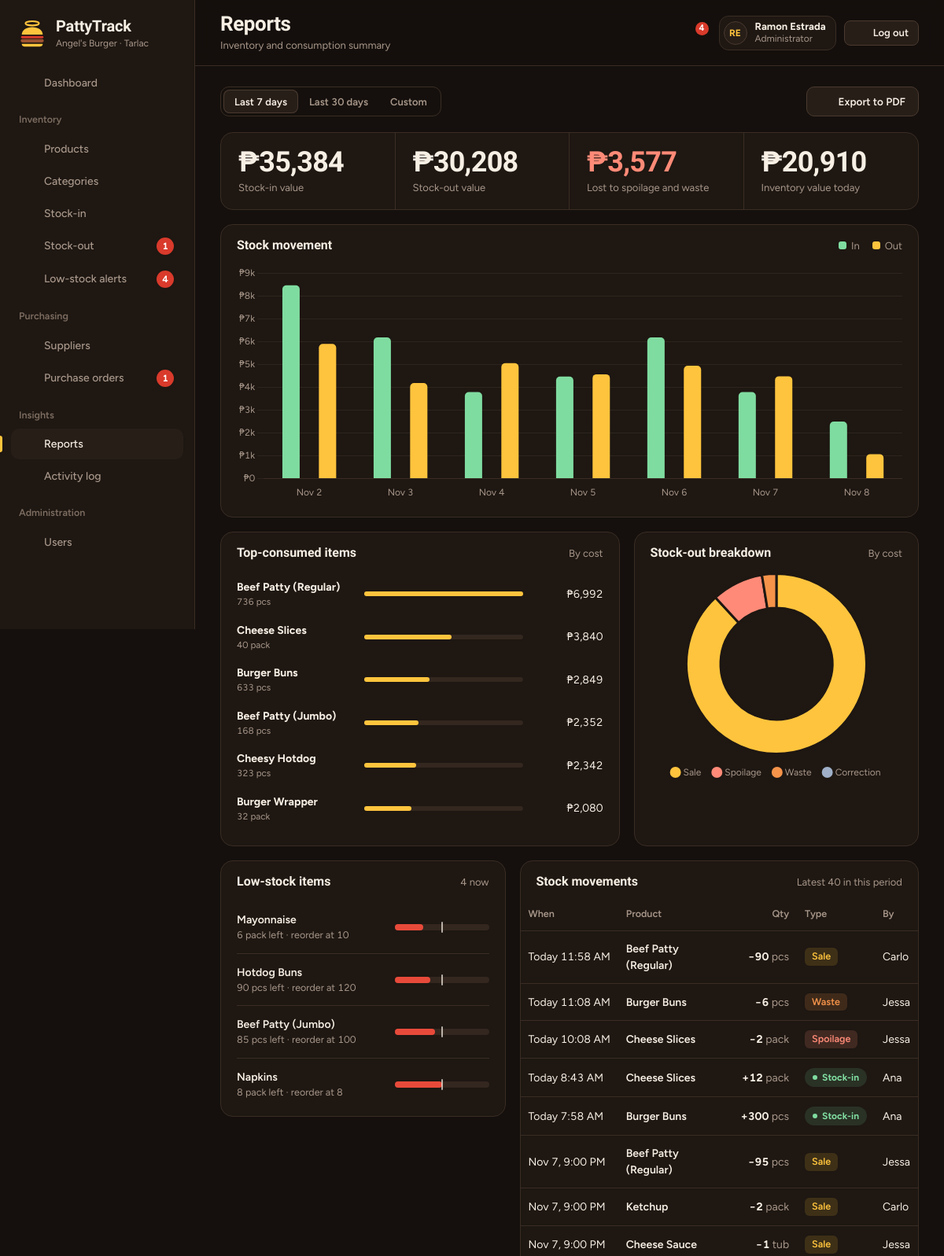
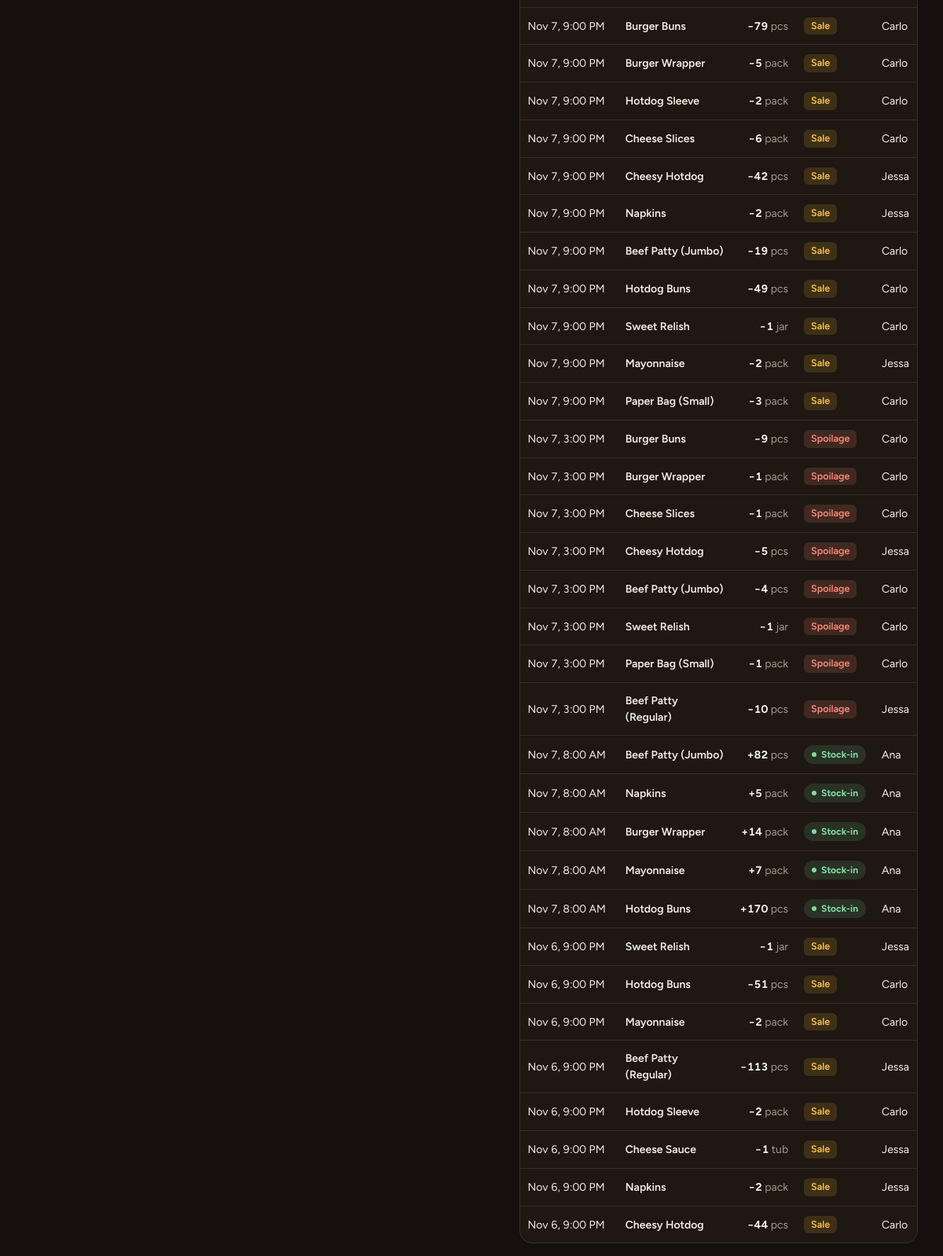
/reports.php (signed in, upper part), run on the app's committed database (2 pictures, top to bottom).
### tables this page shows
CREATE TABLE users (
  user_id INT AUTO_INCREMENT PRIMARY KEY,
  full_name VARCHAR(100) NOT NULL,
  username VARCHAR(50) NOT NULL UNIQUE,
  password VARCHAR(255) NOT NULL,
  role ENUM('Admin','Manager','Staff') NOT NULL DEFAULT 'Staff',
  status ENUM('active','deactivated') NOT NULL DEFAULT 'active',
  created_at TIMESTAMP NOT NULL DEFAULT CURRENT_TIMESTAMP
);

CREATE TABLE products (
  product_id INT AUTO_INCREMENT PRIMARY KEY,
  category_id INT NOT NULL,
  product_name VARCHAR(100) NOT NULL UNIQUE,
  unit_of_measure VARCHAR(20) NOT NULL,
  reorder_level INT NOT NULL DEFAULT 0,
  current_stock INT NOT NULL DEFAULT 0,
  unit_cost DECIMAL(8,2) NOT NULL DEFAULT 0,
  is_active TINYINT(1) NOT NULL DEFAULT 1,         
  updated_at TIMESTAMP NOT NULL DEFAULT CURRENT_TIMESTAMP ON UPDATE CURRENT_TIMESTAMP,
  FOREIGN KEY (category_id) REFERENCES categories(category_id)
);

### reports.php (the view, shortened to what the rows shown need)
<?php
require_once 'layout.php';
requireRole('Admin', 'Manager');
$range = $_GET['range'] ?? '7';
$today = date('Y-m-d');
if ($range === 'custom') {
    $from = $_GET['from'] ?? $today;
    $to   = $_GET['to'] ?? $today;
    if (!preg_match('/^\d{4}-\d{2}-\d{2}$/', $from) || !preg_match('/^\d{4}-\d{2}-\d{2}$/', $to)) { $from = $to = $today; }
    if ($from > $to) [$from, $to] = [$to, $from];
    if ($to > $today) $to = $today;
    if (strtotime($to) - strtotime($from) > 366 * 86400) $from = date('Y-m-d', strtotime($to . ' -366 days'));
} else {
    $range = $range === '30' ? '30' : '7';
    $to   = $today;
    $from = date('Y-m-d', strtotime("-" . ($range - 1) . " days"));
}
$span = [$from, $to];
$inRange  = "received_at >= ? AND received_at < DATE_ADD(?, INTERVAL 1 DAY)";
$outRange = "o.status = 'approved' AND o.used_at >= ? AND o.used_at < DATE_ADD(?, INTERVAL 1 DAY)";
$outBase   = "FROM stock_out o JOIN products p ON p.product_id = o.product_id WHERE $outRange";
$reasons = $pdo->prepare("SELECT o.reason, SUM(o.quantity_used * p.unit_cost) v $outBase GROUP BY o.reason");
$reasons->execute($span);
$byReason = ['Sale' => 0, 'Spoilage' => 0, 'Waste' => 0, 'Correction' => 0];
foreach ($reasons->fetchAll() as $r) $byReason[$r['reason']] = round((float)$r['v'], 2);
$series = dailySeries($from, $to);
$low = lowProducts();
$mv = $pdo->prepare("(SELECT s.received_at ts, 'in' type, p.product_name name, p.unit_of_measure unit, s.quantity_received qty, '' reason, u.full_name who
                      FROM stock_in s JOIN products p ON p.product_id = s.product_id JOIN users u ON u.user_id = s.user_id WHERE s.$inRange)
                     UNION ALL
                     (SELECT o.used_at, 'out', p.product_name, p.unit_of_measure, o.quantity_used, o.reason, u.full_name
                      FROM stock_out o JOIN products p ON p.product_id = o.product_id JOIN users u ON u.user_id = o.user_id WHERE $outRange)
                     ORDER BY ts DESC LIMIT 40");
$mv->execute(array_merge($span, $span));
$movements = $mv->fetchAll();
layoutTop('Reports', 'Inventory and consumption summary');
?>
<section class="panel">
    <div class="panel-h"><h2>Stock movement</h2>
        <div class="legend"><span><i style="background:#7FDCA0"></i>In</span><span><i style="background:#FFC43D"></i>Out</span></div></div>
</section>
<div class="grid g-7-5 mt">
    <section class="panel">
        <div class="panel-h"><h2>Top-consumed items</h2><span class="meta">By cost</span></div>
    </section>
    <section class="panel">
        <div class="panel-h"><h2>Stock-out breakdown</h2><span class="meta">By cost</span></div>
    </section>
</div>
<div class="grid g-form mt" style="grid-template-columns:minmax(0,5fr) minmax(0,7fr)">
    <section class="panel">
        <div class="panel-h"><h2>Low-stock items</h2><span class="meta"><?= count($low) ?> now</span></div>
        <div class="panel-b">
            <?php foreach ($low as $p): ?>
                <div class="alert-row"><div><b><?= e($p['name']) ?></b><small><?= $p['stock'] == 0 ? 'Out of stock' : e($p['stock'] . ' ' . $p['unit'] . ' left') ?> · reorder at <?= (int)$p['reorder_level'] ?></small></div><?= meter($p) ?></div>
            <?php endforeach; ?>
        </div>
    </section>
    <section class="panel">
        <div class="panel-h"><h2>Stock movements</h2><span class="meta">Latest <?= count($movements) ?> in this period</span></div>
        <div class="tbl-wrap" style="margin-top:10px"><table>
            <thead><tr><th>When</th><th>Product</th><th class="num">Qty</th><th>Type</th><th>By</th></tr></thead>
        </table></div>
    </section>
</div>
<?php chartScript(); ?>
<script>
movementChart('chMove', <?= json_encode($series) ?>);
if (window.Chart) {
    const r = <?= json_encode($byReason) ?>;
    const colors = { Sale: '#FFC43D', Spoilage: '#FF8A77', Waste: '#F5934A', Correction: '#9FB0C8' };
    new Chart(document.getElementById('chReason'), {
        type: 'doughnut',
        data: { labels: Object.keys(r), datasets: [{ data: Object.values(r), backgroundColor: Object.keys(r).map(k => colors[k]), borderColor: '#1E1712', borderWidth: 3 }] },
        options: { responsive: true, maintainAspectRatio: false, cutout: '62%',
            plugins: { legend: { position: 'bottom', labels: { usePointStyle: true, boxWidth: 8, padding: 16 } },
                       tooltip: { callbacks: { label: c => ' ' + c.label + ': ₱' + Math.round(c.parsed).toLocaleString() } } } }
    });
}
</script>
<?php layoutBottom(); ?>

### layout.php (shortened to what the rows shown need)
<?php
require_once 'process.php';
function icon(string $name): string {
    $paths = [
        'grid'   => '<rect x="3" y="3" width="7" height="9" rx="1"/><rect x="14" y="3" width="7" height="5" rx="1"/><rect x="14" y="12" width="7" height="9" rx="1"/><rect x="3" y="16" width="7" height="5" rx="1"/>',
        'box'    => '<path d="M21 8 12 3 3 8v8l9 5 9-5V8z"/><path d="M3 8l9 5 9-5M12 13v8"/>',
        'in'     => '<path d="M12 3v12M7 10l5 5 5-5"/><path d="M4 17v2a2 2 0 0 0 2 2h12a2 2 0 0 0 2-2v-2"/>',
        'out'    => '<path d="M12 15V3M7 8l5-5 5 5"/><path d="M4 17v2a2 2 0 0 0 2 2h12a2 2 0 0 0 2-2v-2"/>',
        'bell'   => '<path d="M6 8a6 6 0 0 1 12 0c0 7 3 9 3 9H3s3-2 3-9"/><path d="M10.3 21a1.94 1.94 0 0 0 3.4 0"/>',
        'truck'  => '<path d="M14 18V6a1 1 0 0 0-1-1H3a1 1 0 0 0-1 1v11a1 1 0 0 0 1 1h2"/><path d="M15 18h-4"/><path d="M14 9h4l4 4v4a1 1 0 0 1-1 1h-2"/><circle cx="7" cy="18" r="2"/><circle cx="17" cy="18" r="2"/>',
        'clip'   => '<rect x="8" y="2" width="8" height="4" rx="1"/><path d="M16 4h2a2 2 0 0 1 2 2v14a2 2 0 0 1-2 2H6a2 2 0 0 1-2-2V6a2 2 0 0 1 2-2h2"/><path d="M9 12h6M9 16h4"/>',
        'chart'  => '<path d="M3 3v18h18"/><path d="M7 15l4-4 3 3 5-6"/>',
        'users'  => '<path d="M16 21v-2a4 4 0 0 0-4-4H6a4 4 0 0 0-4 4v2"/><circle cx="9" cy="7" r="4"/><path d="M22 21v-2a4 4 0 0 0-3-3.87M16 3.13a4 4 0 0 1 0 7.75"/>',
        'list'   => '<path d="M8 6h13M8 12h13M8 18h13M3 6h.01M3 12h.01M3 18h.01"/>',
        'search' => '<circle cx="11" cy="11" r="7"/><path d="m21 21-4.3-4.3"/>',
        'plus'   => '<path d="M12 5v14M5 12h14"/>',
        'check'  => '<path d="M20 6 9 17l-5-5"/>',
        'menu'   => '<path d="M4 6h16M4 12h16M4 18h16"/>',
        'logout' => '<path d="M9 21H5a2 2 0 0 1-2-2V5a2 2 0 0 1 2-2h4"/><path d="M16 17l5-5-5-5M21 12H9"/>',
        'edit'   => '<path d="M12 20h9"/><path d="M16.5 3.5a2.1 2.1 0 0 1 3 3L7 19l-4 1 1-4z"/>',
        'tag'    => '<path d="M20.6 13.4 13.4 20.6a2 2 0 0 1-2.8 0L3 13V3h10l7.6 7.6a2 2 0 0 1 0 2.8z"/><circle cx="7.5" cy="7.5" r="1"/>',
        'down'   => '<path d="M21 15v4a2 2 0 0 1-2 2H5a2 2 0 0 1-2-2v-4M7 10l5 5 5-5M12 15V3"/>',
    ];
    return '<svg class="i" viewBox="0 0 24 24" aria-hidden="true">' . ($paths[$name] ?? '') . '</svg>';
}
function meter(array $p): string {
    $max = max($p['reorder_level'] * 2, 1);
    $pct = min(100, $p['stock'] / $max * 100);
    $lvl = !$p['active'] ? 'off' : ($p['stock'] <= $p['reorder_level'] ? 'low' : ($p['stock'] <= $p['reorder_level'] * 1.25 ? 'near' : 'ok'));
    return '<div class="meter ' . $lvl . '"><i style="width:' . round($pct) . '%"></i><b></b></div>';
}
function layoutTop(string $title, string $sub = '', string $active = ''): void {
    $role   = currentRole();
    $active = $active ?: basename($_SERVER['SCRIPT_NAME']);
    $lowN   = count(lowProducts());
    $badge  = ['alerts.php' => $lowN];
    if ($role === 'Admin') $badge['purchase_orders.php'] = awaitingPoCount();
    if ($role !== 'Staff') $badge['stock_out.php'] = pendingCorrectionCount();
    $all = ['Admin', 'Manager', 'Staff'];
    $am  = ['Admin', 'Manager'];
    $nav = [
        ['dashboard.php', 'Dashboard', 'grid', $all],
        'Inventory',
        ['products.php', 'Products', 'box', $all],
        ['categories.php', 'Categories', 'tag', $am],
        ['stock_in.php', 'Stock-in', 'in', $am],
        ['stock_out.php', 'Stock-out', 'out', $all],
        ['alerts.php', 'Low-stock alerts', 'bell', $all],
        'Purchasing',
        ['suppliers.php', 'Suppliers', 'truck', $am],
        ['purchase_orders.php', 'Purchase orders', 'clip', $am],
        'Insights',
        ['reports.php', 'Reports', 'chart', $am],
        ['activity.php', $role === 'Staff' ? 'My activity' : 'Activity log', 'list', $all],
        'Administration',
        ['users.php', 'Users', 'users', ['Admin']],
    ];
    $roleName = ROLE_NAMES[$role];
    ?>
<!doctype html>
<html lang="en">
<head>
<link rel="stylesheet" href="style.css">
</head>
<body>
<div class="shell" id="shell">
    <aside class="side">
        <nav class="nav">
<?php
    $group = '';
    foreach ($nav as $n) {
        if (is_string($n)) { $group = $n; continue; }
        [$href, $label, $ic, $roles] = $n;
        if ($group) { echo '<div class="nav-group">' . $group . '</div>'; $group = ''; }
        echo '<a href="' . $href . '"' . ($active === $href ? ' aria-current="page"' : '') . '>' . icon($ic) . e($label);
        if (!empty($badge[$href])) echo '<span class="count">' . (int)$badge[$href] . '</span>';
        echo '</a>';
    }
?>
        </nav>
    </aside>
    <div class="main-col">
        <header class="top">
            <div><h1><?= e($title) ?></h1><?php if ($sub): ?><p class="sub"><?= e($sub) ?></p><?php endif; ?></div>
            <div class="top-right">
                <div class="user-chip">
                    <span class="who"><b><?= e($_SESSION['name']) ?></b><span><?= $roleName ?></span></span>
                </div>
            </div>
        </header>
        <main id="page">
<?php
}
function layoutBottom(): void {
    echo "        </main>\n    </div>\n</div>\n</body>\n</html>\n";
}
function chartScript(): void { ?>
<script>
if (window.Chart) {
    Chart.defaults.color = '#A8978A';
    Chart.defaults.font.family = 'Figtree, system-ui, sans-serif';
    Chart.defaults.borderColor = '#3A2D24';
}
function movementChart(id, d) {
    if (!window.Chart) return;
    new Chart(document.getElementById(id), {
        type: d.labels.length > 14 ? 'line' : 'bar',
        data: { labels: d.labels, datasets: [
            { label: 'Stock-in',  data: d.in,  backgroundColor: '#7FDCA0', borderColor: '#7FDCA0', borderRadius: 5, maxBarThickness: 22, tension: .3, pointRadius: 0 },
            { label: 'Stock-out', data: d.out, backgroundColor: '#FFC43D', borderColor: '#FFC43D', borderRadius: 5, maxBarThickness: 22, tension: .3, pointRadius: 0 } ] },
        options: { responsive: true, maintainAspectRatio: false, interaction: { mode: 'index', intersect: false },
            plugins: { legend: { display: false }, tooltip: { callbacks: { label: c => ' ' + c.dataset.label + ': ₱' + Math.round(c.parsed.y).toLocaleString() } } },
            scales: { y: { beginAtZero: true, border: { display: false }, grid: { color: '#2E241D' }, ticks: { callback: v => '₱' + (v >= 1000 ? v / 1000 + 'k' : v) } },
                      x: { grid: { display: false }, ticks: { maxTicksLimit: 10 } } } }
    });
}
</script>
<?php }

### data on the page
users: status "Inventory", status "Purchasing", status "Insights", status "Administration", status "Administrator"
products: is_active "1", category "4", product_name "Mayonnaise", current_stock+unit_of_measure "6 pack left", reorder_level "10"
products: product_name "Hotdog Buns", current_stock+unit_of_measure "90 pcs left", reorder_level "120"
products: product_name "Beef Patty (Jumbo)", current_stock+unit_of_measure "85 pcs left", reorder_level "100"
products: product_name "Napkins", current_stock+unit_of_measure "8 pack left", reorder_level "8"

### other printed values
$label "Dashboard"
$label "Products"
$label "Categories"
$label "Stock-in"
$label "Stock-out"
$label "Low-stock alerts"
$label "Suppliers"
$label "Purchase orders"
$label "Reports"
$label "Activity log"
$label "Users"
$title "Reports"
$sub "Inventory and consumption summary"
$lowN "4"
initials($_SESSION['name']) "RE"
